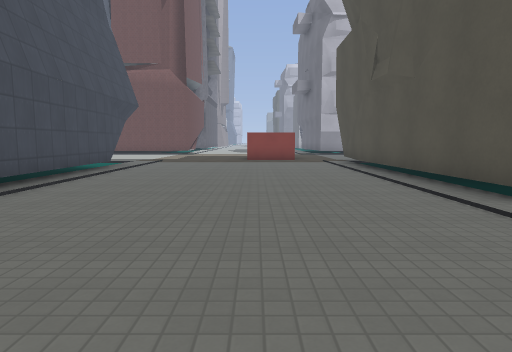
view 1 (above)

16 first-person views from a walk through a 3-D level made in the Godot game engine. The camera is 1.5 m above the floor, tilts 6° down and sees 75° across. The floor is counted in squares, 2 m on a side. Each view is taken from the middle of a square. On the plan, view 1 faces up. The plan holds only what a view shows up to about 11 squares ahead; the rest is blank. The place goes on beyond the plan. Surface patterns are stand-ins for the level's own textures.

view 2
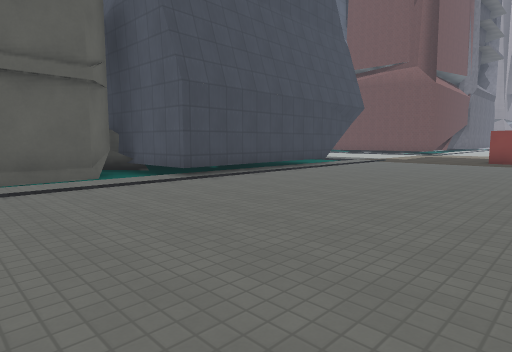

view 3
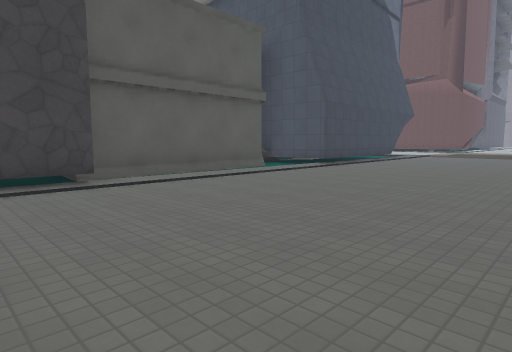

view 4
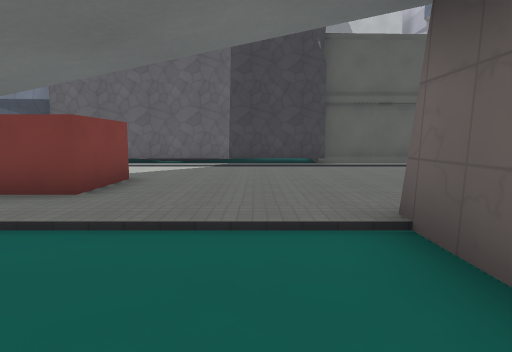

view 5
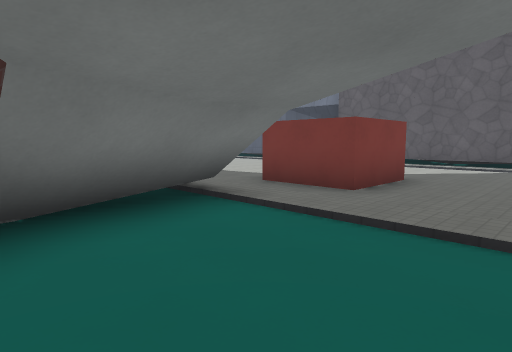

view 6
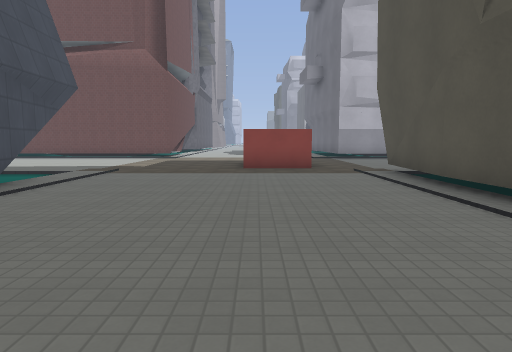

view 7
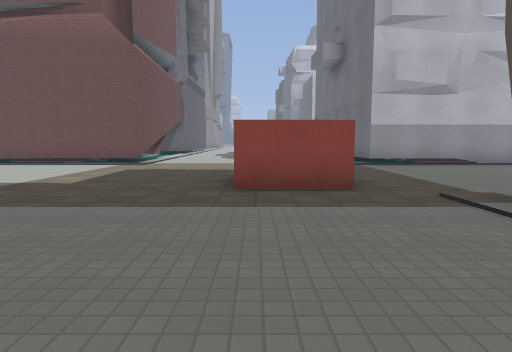

view 8
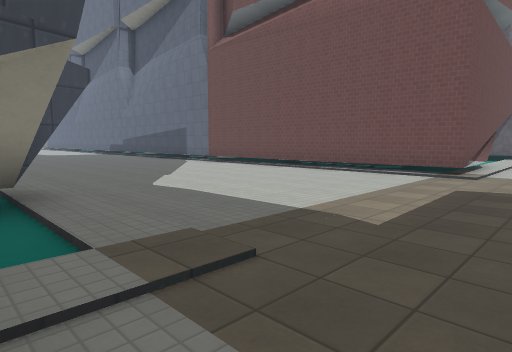

view 9
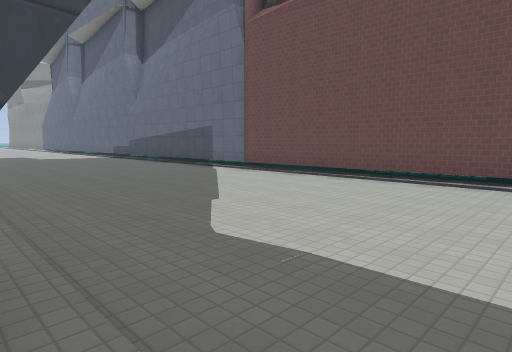

view 10
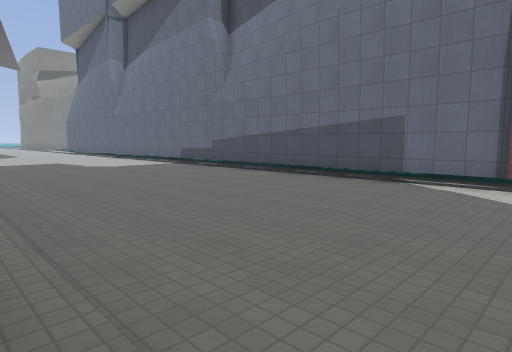

view 11
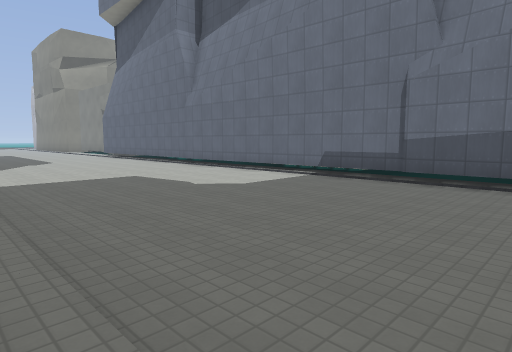

view 12
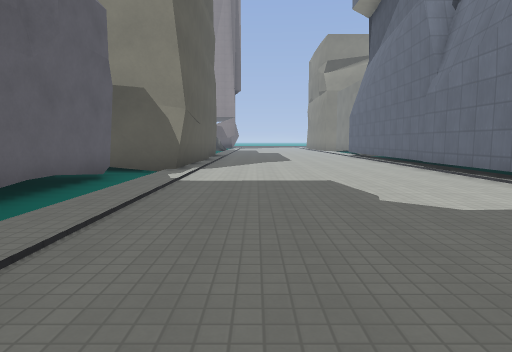

view 13
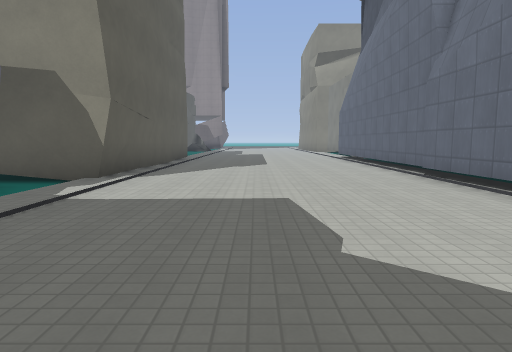

view 14
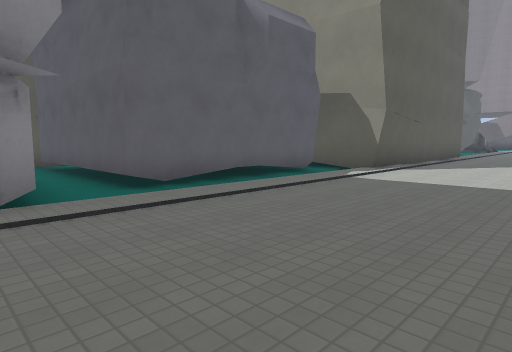

view 15
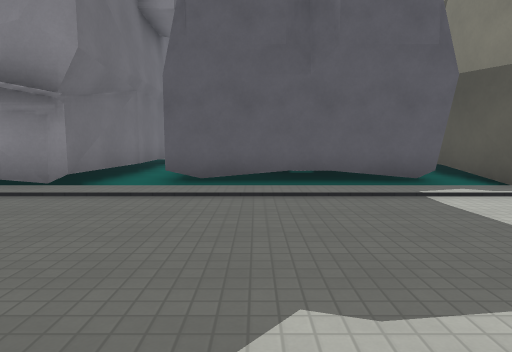

view 16
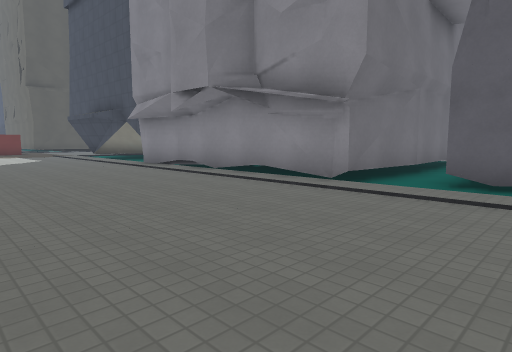

### Floor plan
Key: @ floor where view 1 was taken; # wall or solid block; . main floor; : floor 0.25 m higher than the main floor; + floor 0.5 m higher than the main floor; ^ raised ledge; B building.
Columns run from 31 left of view 1 to 8 right of it. Each row starts with its distance up from view 1.
 22                            #
 21                            #.
 20                            #.
 19 ############################...    B+:BB
 18 ...............................   ......
 17 ...............................   .....
 16 ...............................  .....
 15 ...............................  .....
 14 ...............................##....
 13 ....................................
 12 BBBBB..............B....#.........B
 11     ........B:::::.      ^........B:
 10     :.B::++.B:....         ^......B:
  9     :.:..:+.B:            ^#......B:
  8        .. :.B:            ^#......B:
  7           +.B:           ^^#......B:
  6           +.B:           ^^#......B:
  5           ..B           ^^^#......B+
  4                         BB##......B
  3                         BB........
  2                           B.......
  1                           B.......
  0                           B....@..
 -1                           B.......
 -2                           B.......
 -3                           B#......##
 -4                           +#.........
 -5                            #..........
 -6                            #..........
 -7                            #..........
 -8                            #...##.####

Positions as (right, up) in squares from view 1, and headings:
1: (0, 0), facing up
2: (2, 0), facing up-left
3: (2, -5), facing up-left
4: (6, -5), facing left
5: (6, -5), facing down-left
6: (0, 4), facing up
7: (0, 8), facing up
8: (-2, 11), facing up-left
9: (-5, 12), facing up-left
10: (-11, 12), facing up-left
11: (-17, 12), facing up-left
12: (-18, 14), facing left
13: (-20, 15), facing left
14: (-18, 16), facing down-left
15: (-22, 17), facing down
16: (-22, 17), facing down-right
